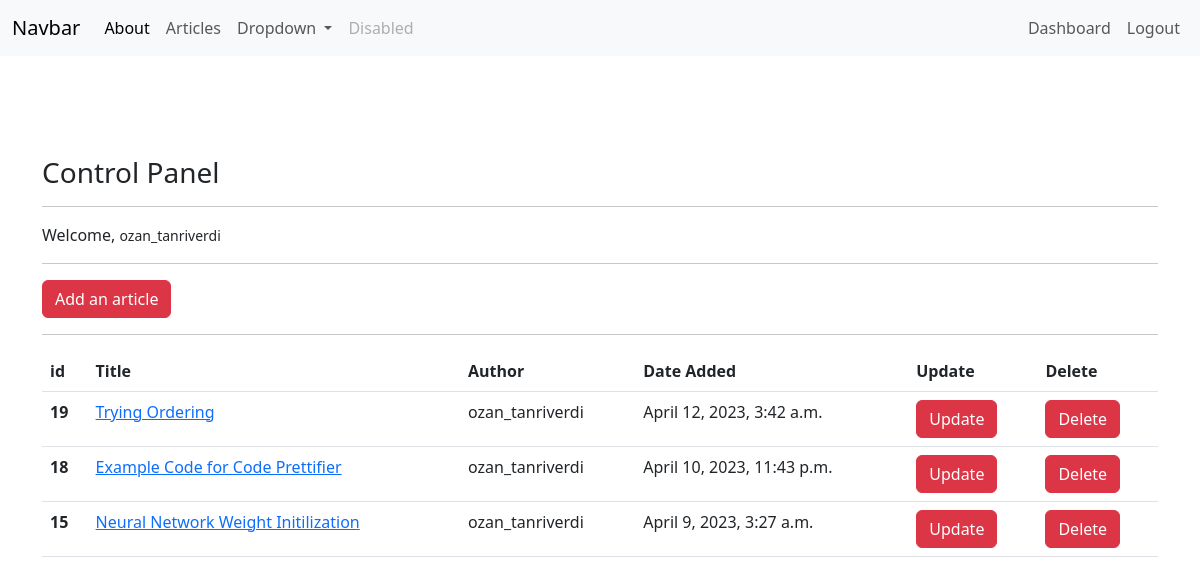
Screenshot of /articles/dashboard/ (signed in) with the database file from the repository.
### article/models.py (models this page shows, shortened)
class Article(models.Model):
    author = models.ForeignKey("auth.User", on_delete=models.CASCADE,
                               verbose_name="Author")
    title = models.CharField(max_length=50, verbose_name="Title")
    content = RichTextField(verbose_name="Article Content")
    created_date = models.DateTimeField(auto_now_add=True,
                                        verbose_name="Date Created")
    article_image = models.FileField(blank=True, null=True,
                                     verbose_name="Add an Article Image")
    class Meta:
        ordering = ["-created_date"]

### article/views.py (the view)
# urls.py: path("dashboard/", views.dashboard, name="dashboard"),
@login_required(login_url="user:login")
def dashboard(request):
    articles = Article.objects.filter(author=request.user)
    context = {
        "articles": articles
    }
    return render(request, "dashboard.html", context)

### templates/dashboard.html
{% extends 'layout.html' %}
{% block body %}
<h3>Control Panel</h3>
<hr>
<p>
    Welcome, <small>{{request.user.username}}</small>
</p>
<hr>
<a class = "btn btn-danger" href = "/articles/addarticle">Add an article</a>
<hr>
{% if articles %}
<table class="table">
    <thead>
      <tr>
        <th scope="col">id</th>
        <th scope="col">Title</th>
        <th scope="col">Author</th>
        <th scope="col">Date Added</th>
        <th scope="col">Update</th>
        <th scope="col">Delete</th>
      </tr>
    </thead>
    <tbody>
        {% for article in articles %}
        <tr>
            <th scope="row">{{article.id}}</th>
            <td><a href="{% url 'article:detail' article.id %}">{{article.title}}</a></td>
            <td>{{article.author}}</td>
            <td>{{article.created_date}}</td>
            <td><a href="{% url 'article:update' article.id %}" class = "btn btn-danger">Update</a></td>
            <td><a href="{% url 'article:delete' article.id %}" class = "btn btn-danger">Delete</a></td>
        </tr>
        {% endfor %}
    </tbody>
</table>
{% else %}
    <div class = "alert alert-danger">
        No article was found for the user {{request.user}}
    </div>
{% endif %}
{% endblock %}

### rows the page displays
Article: id "19", title "Trying Ordering", author "ozan_tanriverdi", created_date "April 12, 2023, 3:42 a.m."
Article: id "18", title "Example Code for Code Prettifier", author "ozan_tanriverdi", created_date "April 10, 2023, 11:43 p.m."
Article: id "15", title "Neural Network Weight Initilization", author "ozan_tanriverdi", created_date "April 9, 2023, 3:27 a.m."

### other values shown
{{ request.user.username }} "ozan_tanriverdi"
